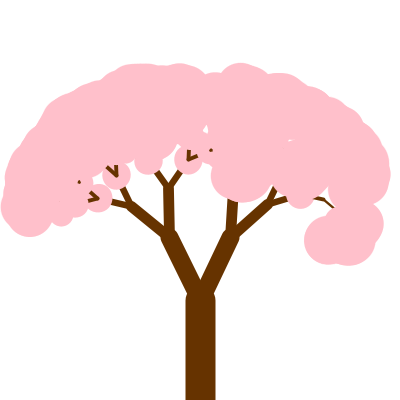
Frame 1 (no input)
Frame 60 (the mouse pressed at the canvas centre just before this capture): identical to frame 1, image omitted
Frame 120 (the mouse held since frame 60 and released just before this capture): identical to frame 1, image omitted

The Processing sketch that drew this single still picture (run headless with seeded random() and noise(); from frame 60 on, the mouse is pressed at the canvas centre):

// Processing sketch: Leaf_Designation
// ── Leaf_Designation.pde
void setup()
{
  size(400,400);
  background(255);
  stroke(0);
  fill(0);
  rect(0, 400, 400, 80);
  translate(width/2, height);
  branch(100, 30, 15);
  save("goodtree.png");
}

void mousePressed()
{
  setup();
}

void draw()
{}

void branch(float branchLength, float bran, float radius)
{
  float num = random(5,8);
  float rot = PI/num;
  float r = random(2);
  stroke(102, 51, 0);
  strokeWeight(bran);
  line(0, 0, 0, -1 * branchLength);
  translate(0, -1*branchLength);
  branchLength *= 0.7; 
  bran *= 0.6;
  radius *= 1.1;
  if(branchLength > 1)
  {
    if(r <= 0.70 && branchLength <= 20)//bran where branchLength is
    {
      if(r <= 0.45)
      {
        //left branch
        pushMatrix();
        rotate(rot);
        branch(branchLength, bran, radius);
        popMatrix();
      }
      if(r > 0.45)
      {
        //right branch
        pushMatrix();
        rotate(-rot);
        branch(branchLength, bran, radius);
        popMatrix();
      }
    }
    else
    {
      //left branch
      pushMatrix();
      rotate(rot);
      if(branchLength <= 30)
      {
        stroke(255, 192, 203);
        fill(255, 192, 203);
        ellipse(0, 0, radius, radius);
      }
      branch(branchLength, bran, radius);
      popMatrix();
      //right branch
      pushMatrix();
      rotate(-rot);
      stroke(255, 192, 203);
      //ellipse(0, 0, radius, radius);
      branch(branchLength, bran, radius);
      if(branchLength <= 30)
      {
        stroke(255, 192, 203);
        fill(255, 192, 203);
        ellipse(0, 0, radius, radius);
      }
      popMatrix();
    }
  }
}
